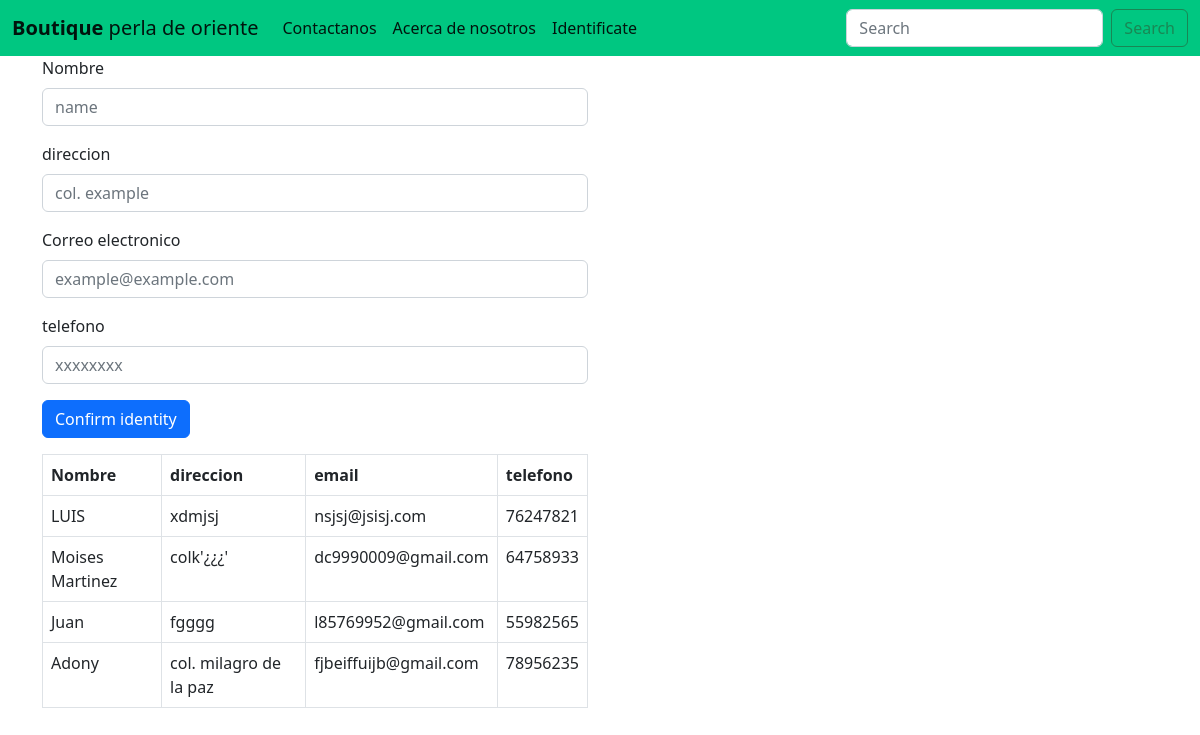
Page /clientes/ on the earlier database version.
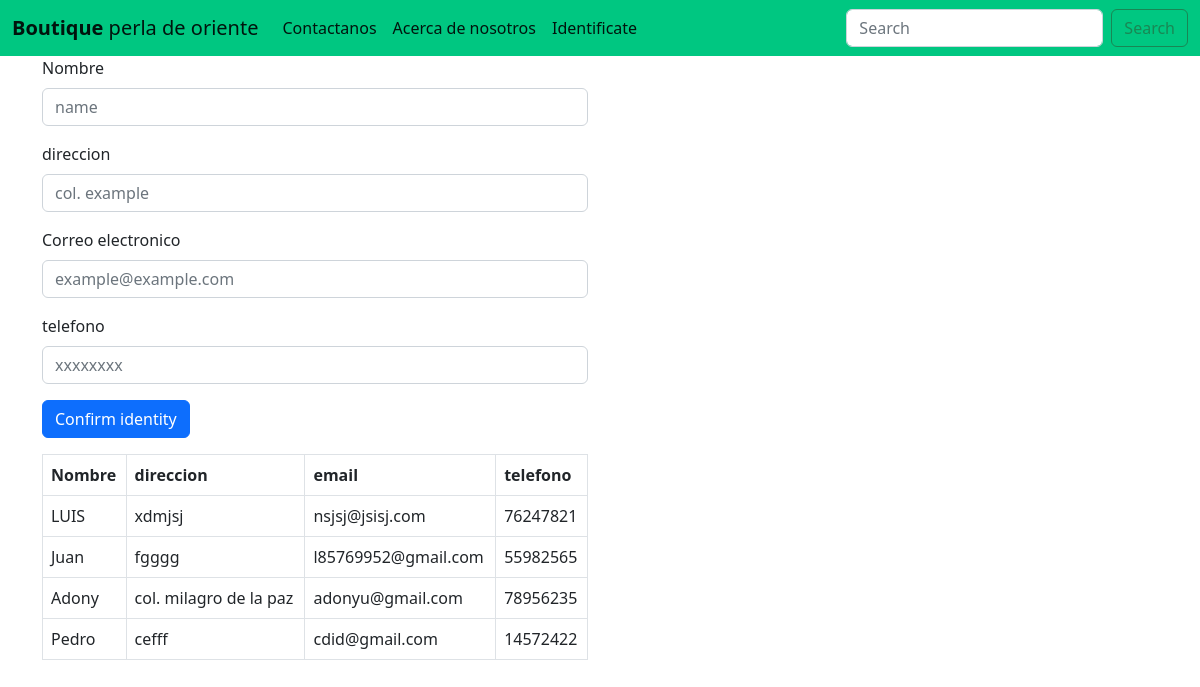
Same page on the later database version.
### app_tablas/models.py (models this page shows, shortened)
class Cliente(models.Model):
    nombre = models.CharField(max_length=50)
    direccion = models.CharField(max_length=80)
    email = models.EmailField()
    tfno = models.CharField(max_length=9)

### app_tablas/views.py (the view)
# urls.py: path('clientes/', clientes),
def clientes(request):
    cliente = Cliente.objects.all()
    return render(request, "clientes.html", {"cliente":cliente})

### app_tablas/Templates/clientes.html (shortened to what this page needs)
{%load static%}
<!DOCTYPE html>
<head>
    <link href="{%static 'lib/bootstrap/css/bootstrap.css'%}" rel="stylesheet" >
<body>
    <nav class="navbar  navbar-expand" style="background-color: #00c781;">
        <div class="container-fluid">
          <a class="navbar-brand" href="http://127.0.0.1:8000"><b>Boutique</b> perla de oriente</a>
          <div class="collapse navbar-collapse" id="navbarSupportedContent">
            <ul class="navbar-nav me-auto mb-2 mb-lg-0">
              <li class="nav-item">
                <a class="nav-link active" aria-current="page" href="/contacto">Contactanos</a>
              </li>
              <li class="nav-item">
                <a class="nav-link active" href="/about">Acerca de nosotros</a>
              </li>
              <li class="nav-item">
                <a class="nav-link active" href="/lte">Identificate</a>
              </li>
            </ul>
            <form class="d-flex" role="search">
              <input class="form-control me-2" type="search" placeholder="Search" aria-label="Buscar">
              <button class="btn btn-outline-success" type="submit">Search</button>
            </form>
          </div>
        </div>
      </nav>
{% block content%}
      <div class="container text-centyer">
        <div class="row">
          <div class="col-6 ">
            <form action="/regclientes/", method="post">{% csrf_token %}
              <div class="mb-3">
                <label for="exampleFormControlInput1" class="form-label">Nombre</label>
                <input type="text" class="form-control" id="name1" placeholder="name">
              </div>
              <div class="mb-3">
                <label for="exampleFormControlInput1" class="form-label">direccion</label>
                <input type="text" class="form-control" id="dic1" placeholder="col. example">
              </div>
              <div class="mb-3">
                <label for="exampleFormControlInput1" class="form-label">Correo electronico</label>
                <input type="email" class="form-control" id="ema1" placeholder="example@example.com">
              </div>
              <div class="mb-3">
                <label for="exampleFormControlInput1" class="form-label">telefono</label>
                <input type="text" class="form-control" id="tfno1" placeholder="xxxxxxxx">
              </div>
              <div class="col-auto">
            <button type="submit" class="btn btn-primary mb-3">Confirm identity</button>
          </div>
        </form>
            <table id="mostrar" class="table table-bordered table-hover">
              <thead>
                <tr>
                <th>Nombre</th>
                <th>direccion</th>
                <th>email</th>
                <th>telefono</th>
              </tr>
              </thead>
              <tbody>
                {%for cli in cliente %}
                <tr>
                  <td>{{cli.nombre}}</td>
                  <td>{{cli.direccion}}</td>
                  <td>{{cli.email}}</td>
                  <td>{{cli.tfno}}</td>
                  {% endfor %}
                </tr>
              </tbody>
            </table>
          </div>
        </div>
      </div>
      {% endblock %}
</body>

Differences in the rows shown:
removed Cliente: nombre "Moises Martinez", direccion "colk'¿¿¿'", email "dc9990009@gmail.com", tfno "64758933"
changed Cliente "Adony": email "fjbeiffuijb@gmail.com" → "adonyu@gmail.com"
added Cliente: nombre "Pedro", direccion "cefff", email "cdid@gmail.com", tfno "14572422"
